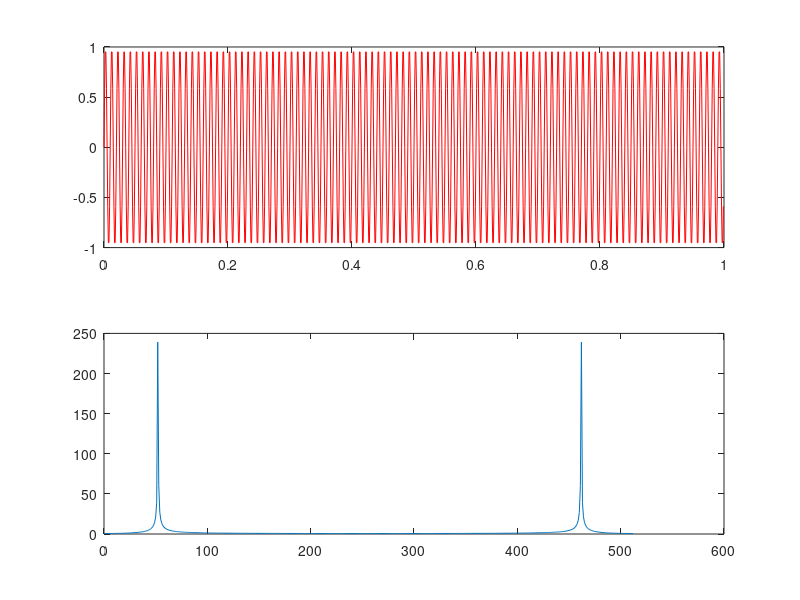

The MATLAB source for this figure:
% Définition de la fréquence d'échantillonnage (en Hz)
Fs=1000;

% Calcul de la période d'échantillonnage (en secondes)
Ts=1/Fs;

% Création du vecteur temps : de 0 à 1 seconde avec un pas de Ts
t=0:Ts:1-Ts;

% Définition de la fréquence du signal à générer (en Hz)
f=100;

% Génération d'un signal sinusoïdal d'amplitude 1, de fréquence f
x=sin(2*pi*f*t);

% Création du premier sous-graphique (2 lignes, 1 colonne, position 1)
subplot(2,1,1);

% Tracé du signal temporel en rouge
plot(t,x,'r');

% Calcul de la transformée de Fourier rapide (FFT) avec 512 points
xf=fft(x,512);

% Création du deuxième sous-graphique (2 lignes, 1 colonne, position 2)
subplot(2,1,2);

% Tracé du module (amplitude) du spectre fréquentiel
plot(abs(xf));
